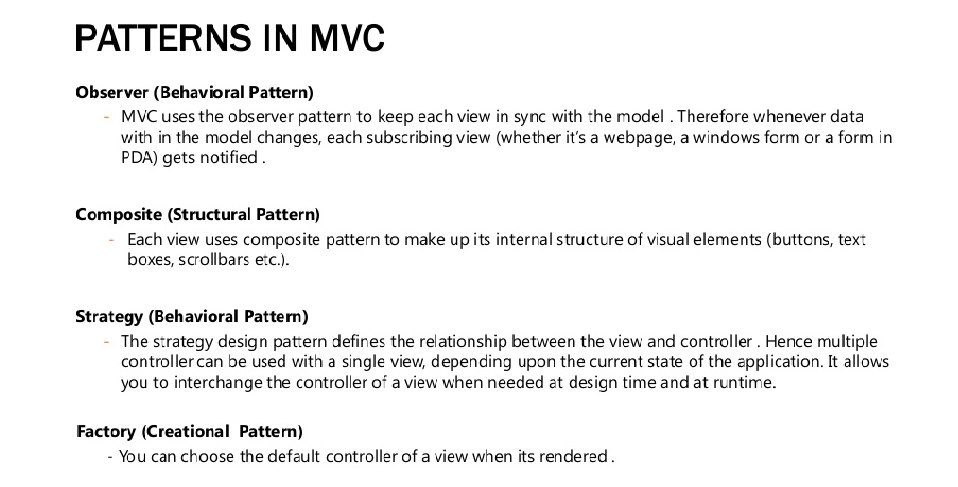
#> input picture google-python-exercises/opencv/mvc.png, 958 x 487 px
$ python image_to_text.py
#> lines starting #> are read from the running program, lines starting #| are printed output that depends on the picture; after the words box and inside, x2 and y2 are one past the last pixel; in counts of white or black regions, pixels touching at a corner belong together
import pytesseract
from PIL import Image, ImageEnhance, ImageFilter
from pytesseract import image_to_string

im = Image.open("mvc.png") # the second one
#> im is the input picture: PIL image 958x487 RGB; mean R, G, B 241.9, 241.9, 241.9
#im = im.convert('RGBA')
#im = im.filter(ImageFilter.ModeFilter(0))


enhancer = ImageEnhance.Contrast(im)
im = enhancer.enhance(5)
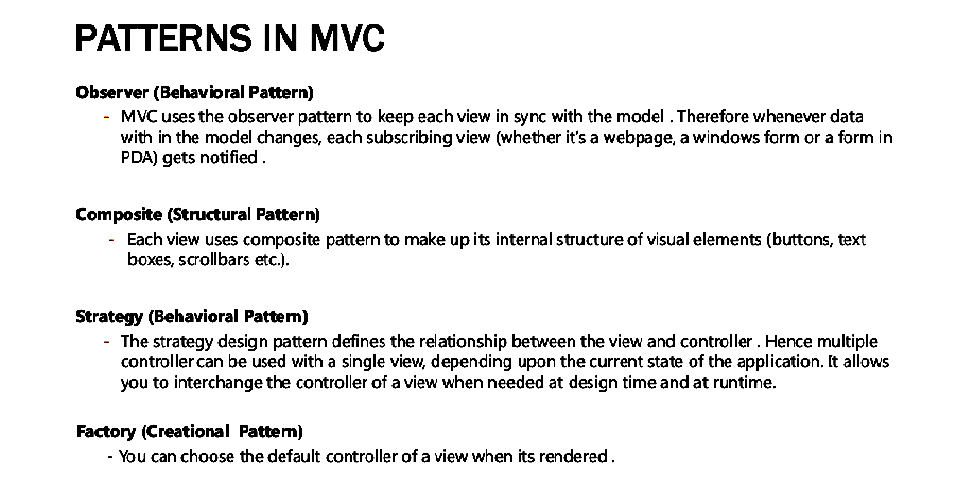
#> im: PIL image 958x487 RGB; mean R, G, B 236.3, 236.3, 236.3
im = im.convert('1')
#> im: PIL image 958x487 1; 92.7% white; black in thin lines or dots, all inside (x1, y1, x2, y2) = (76, 24, 892, 463)


im.save('2result.png')
pytesseract.pytesseract.tesseract_cmd = 'C:\\Program Files (x86)\\Tesseract-OCR\\tesseract.exe'
#text = pytesseract.image_to_string(Image.open('2result.png')).encode("utf-8")
#tessdata_dir_config = '--tessdata-dir "C:\\Program Files (x86)\\Tesseract-OCR\\tesseract"'
#print(pytesseract.image_to_string(Image.open("2result.png"), lang='eng', config = tessdata_dir_config))
#> (the run stopped early here; a loop or call above may not have finished)
